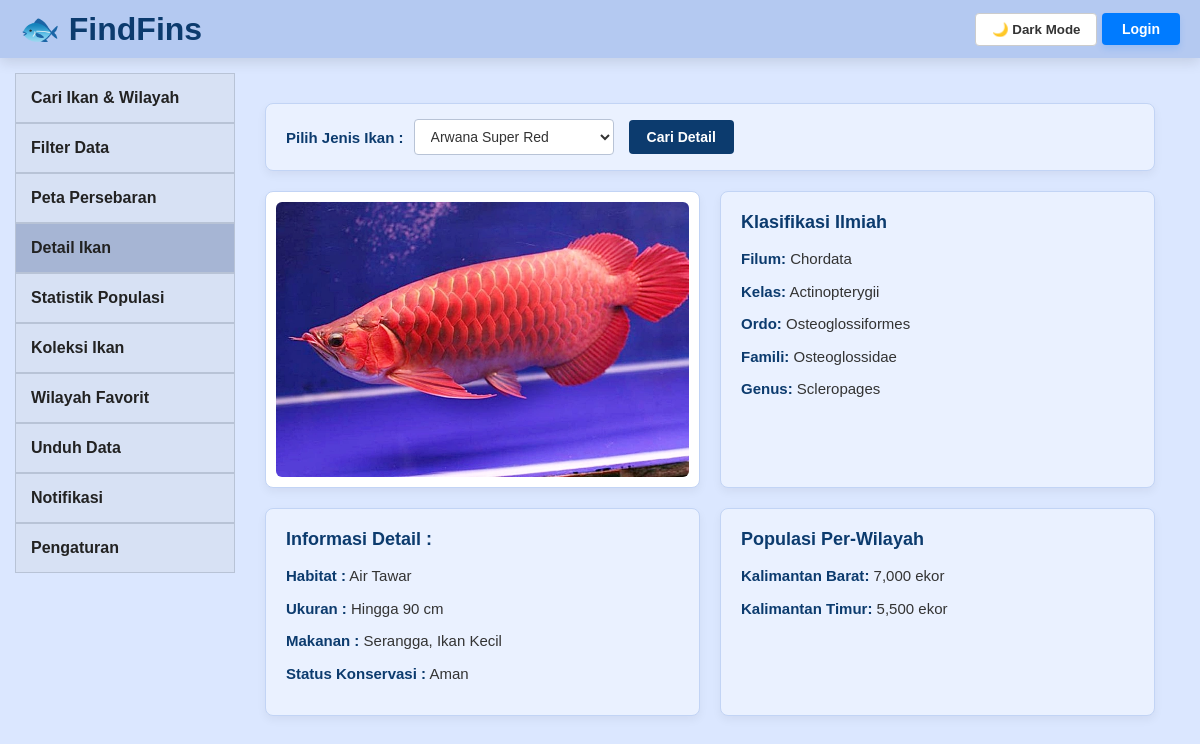
Screenshot of /pages/detail.php?fish_id=2 with the database file from the repository.
### tables this page shows
CREATE TABLE MsFishDetail (
    fish_id             INT AUTO_INCREMENT PRIMARY KEY,
    fish_name           VARCHAR(100) NOT NULL,
    phylum              VARCHAR(100) DEFAULT NULL,
    class_name          VARCHAR(100) DEFAULT NULL,
    order_name          VARCHAR(100) DEFAULT NULL,
    family              VARCHAR(100) DEFAULT NULL,
    genus               VARCHAR(100) DEFAULT NULL,
    habitat             VARCHAR(100) DEFAULT NULL,
    size_info           VARCHAR(150) DEFAULT NULL,
    food                VARCHAR(150) DEFAULT NULL,
    conservation_status enum('Aman','Rentan','Terancam','Kritis') DEFAULT 'Aman',
    fish_image          VARCHAR(255) DEFAULT NULL
);

CREATE TABLE MsFishGeo (
    geo_id      INT AUTO_INCREMENT PRIMARY KEY,
    fish_id     INT NOT NULL,
    island_id   INT NOT NULL,
    region_id   INT NOT NULL,
    population  INT DEFAULT 0,
    FOREIGN KEY (fish_id)   REFERENCES MsFishDetail(fish_id),
    FOREIGN KEY (island_id) REFERENCES MsIsland(island_id),
    FOREIGN KEY (region_id) REFERENCES MsRegion(region_id)
);

CREATE TABLE MsRegion (
    region_id   INT AUTO_INCREMENT PRIMARY KEY,
    island_id   INT NOT NULL,
    region_name VARCHAR(100) NOT NULL,
    FOREIGN KEY (island_id) REFERENCES MsIsland(island_id)
);

### pages/detail.php (the view, shortened to what this page needs)
<?php
$currentPage = 'detail';
require_once "../config/db.php";
$listFishQuery = mysqli_query($conn, "SELECT fish_id, fish_name FROM MsFishDetail ORDER BY fish_name ASC");
$fish_id = $_GET['fish_id'] ?? '';
$fishQuery = mysqli_query($conn, "
    SELECT
        fish_name, phylum, class_name, order_name, family,
        genus, habitat, size_info, food, conservation_status, fish_image
    FROM MsFishDetail
    WHERE fish_id = '".mysqli_real_escape_string($conn, $fish_id)."'
    LIMIT 1
");
$fishData = mysqli_fetch_assoc($fishQuery);
$geoQuery = mysqli_query($conn, "
    SELECT r.region_name, g.population
    FROM MsFishGeo g
    JOIN MsRegion r ON g.region_id = r.region_id
    WHERE g.fish_id = '".mysqli_real_escape_string($conn, $fish_id)."'
");
?>
<!DOCTYPE html>
<html lang="id">
<head>
    <link rel="stylesheet" href="../assets/css/detail.css">
</head>
<body>
    <div class="topbar">
        <div class="logo">
            <a href="../index.php">🐟 FindFins</a>
        </div>
        <div class="topbar-right">
            <button id="darkModeBtn">
            </button>
            <?php if (isset($_SESSION['username'])): ?>
                <span class="user-greeting">
                    Halo, <?= htmlspecialchars($_SESSION['username']) ?>
                </span>
            <?php else: ?>
                <a href="../login.php" class="btn-login">
                    Login
                </a>
            <?php endif; ?>
        </div>
    </div>
    <div class="page-container">
        <aside class="sidebar">
            <a href="search.php" class="<?= $currentPage == 'search' ? 'active' : '' ?>">Cari Ikan & Wilayah</a>
            <a href="filter.php" class="<?= $currentPage == 'filter' ? 'active' : '' ?>">Filter Data</a>
            <a href="peta.php" class="<?= $currentPage == 'peta' ? 'active' : '' ?>">Peta Persebaran</a>
            <a href="detail.php" class="<?= $currentPage == 'detail' ? 'active' : '' ?>">Detail Ikan</a>
            <a href="population.php" class="<?= $currentPage == 'population' ? 'active' : '' ?>">Statistik Populasi</a>
            <a href="collection.php" class="<?= $currentPage == 'collection' ? 'active' : '' ?>">Koleksi Ikan</a>
            <a href="favorite.php" class="<?= $currentPage == 'favorite' ? 'active' : '' ?>">Wilayah Favorit</a>
            <a href="download.php" class="<?= $currentPage == 'download' ? 'active' : '' ?>">Unduh Data</a>
            <a href="notification.php" class="<?= $currentPage == 'notification' ? 'active' : '' ?>">Notifikasi</a>
            <a href="setting.php" class="<?= $currentPage == 'setting' ? 'active' : '' ?>">Pengaturan</a>
        </aside>
        <main class="content">
            <div class="filter-wrapper">
                <form method="GET" action="">
                    <div class="form-group">
                        <label for="fish_id">Pilih Jenis Ikan :</label>
                        <select name="fish_id" id="fish_id">
                            <?php while($row = mysqli_fetch_assoc($listFishQuery)): ?>
                                <option value="<?= $row['fish_id'] ?>" <?= $fish_id == $row['fish_id'] ? 'selected' : '' ?>>
                                    <?= htmlspecialchars($row['fish_name']) ?>
                                </option>
                            <?php endwhile; ?>
                        </select>
                    </div>
                    <button type="submit" class="btn-submit">Cari Detail</button>
                </form>
            </div>
            <?php if ($fishData): ?>
                <div class="detail-grid">
                    <div class="card image-card">
                        <img src="../<?= htmlspecialchars($fishData['fish_image']) ?>" alt="<?= htmlspecialchars($fishData['fish_name']) ?>">
                    </div>
                    <div class="card classification-card">
                        <h3>Klasifikasi Ilmiah</h3>
                        <ul>
                            <li><strong>Filum:</strong> <?= htmlspecialchars($fishData['phylum'] ?? '-') ?></li>
                            <li><strong>Kelas:</strong> <?= htmlspecialchars($fishData['class_name'] ?? '-') ?></li>
                            <li><strong>Ordo:</strong> <?= htmlspecialchars($fishData['order_name'] ?? '-') ?></li>
                            <li><strong>Famili:</strong> <?= htmlspecialchars($fishData['family'] ?? '-') ?></li>
                            <li><strong>Genus:</strong> <?= htmlspecialchars($fishData['genus'] ?? '-') ?></li>
                        </ul>
                    </div>
                    <div class="card info-card">
                        <h3>Informasi Detail :</h3>
                        <ul>
                            <li><strong>Habitat :</strong> <?= htmlspecialchars($fishData['habitat'] ?? '-') ?></li>
                            <li><strong>Ukuran :</strong> <?= htmlspecialchars($fishData['size_info'] ?? '-') ?></li>
                            <li><strong>Makanan :</strong> <?= htmlspecialchars($fishData['food'] ?? '-') ?></li>
                            <li><strong>Status Konservasi :</strong> <?= htmlspecialchars($fishData['conservation_status'] ?? '-') ?></li>
                        </ul>
                    </div>
                    <div class="card population-card">
                        <h3>Populasi Per-Wilayah</h3>
                        <ul>
                            <?php if (mysqli_num_rows($geoQuery) > 0): ?>
                                <?php while($geo = mysqli_fetch_assoc($geoQuery)): ?>
                                    <li><strong><?= htmlspecialchars($geo['region_name']) ?>:</strong> <?= number_format($geo['population']) ?> ekor</li>
                                <?php endwhile; ?>
                            <?php else: ?>
                                <li>Data populasi wilayah belum tersedia.</li>
                            <?php endif; ?>
                        </ul>
                    </div>
                </div>
            <?php else: ?>
                <div class="card">
                    <p style="color: #222;">Data ikan dengan ID (<?= htmlspecialchars($fish_id) ?>) tidak ditemukan dalam database.</p>
                </div>
            <?php endif; ?>
        </main>
    </div>
</body>
</html>

### assets/css/detail.css (style rules this page uses)
* { margin:0; padding:0; box-sizing:border-box; font-family:Arial, sans-serif; transition: background 0.3s ease, color 0.3s ease, border-color 0.3s ease, box-shadow 0.3s ease; }
body { background: #dbe7ff; font-family: Arial, sans-serif; color: #E5F0FF; transition: background 0.3s, color 0.3s; }
.page-container { display: flex; padding: 15px; }
.topbar { display: flex; justify-content: space-between; align-items: center; background: #b4c9f1; padding: 10px 20px; box-shadow: 0 5px 12px rgba(0, 0, 0, 0.1); }
.sidebar { width: 220px; }
.sidebar a { display: block; padding: 15px; text-decoration: none; color: #222; border: 1px solid #b8c3d6; background: #d7e1f4; font-weight: bold; }
.active { background: #A6B5D4 !important; }
.content { flex: 1; padding: 30px; }
.logo { font-size: 32px; font-weight: 800; color: #0c3b6e; }
.logo a { text-decoration: none; color: #0c3b6e; }
#darkModeBtn { background: #fff; color: #333; border: 1px solid #ccc; padding: 8px 16px; border-radius: 4px; cursor: pointer; font-weight: bold; }
.btn-login { display: inline-block; background-color: #007bff; color: white; text-decoration: none; padding: 8px 20px; border-radius: 4px; font-weight: bold; font-size: 14px; box-shadow: 0 4px 6px rgba(0, 123, 255, 0.15); transition: background-color 0.2s; }
.detail-grid { display: grid; grid-template-columns: 1fr 1fr; gap: 20px; width: 100%; }
.card { background: #eaf1ff; border-radius: 8px; padding: 20px; box-shadow: 0 4px 10px rgba(0, 0, 0, 0.05); border: 1px solid #c2d4f5; }
.image-card { display: flex; justify-content: center; align-items: center; padding: 10px; background: #ffffff; }
.image-card img { max-width: 100%; height: auto; border-radius: 6px; object-fit: contain; }
.card h3 { font-size: 18px; color: #0c3b6e; margin-bottom: 15px; font-weight: bold; }
.card ul { list-style: none; padding: 0; margin: 0; }
.card ul li { font-size: 15px; color: #333; margin-bottom: 10px; line-height: 1.5; }
.card ul li strong { color: #0c3b6e; }
.filter-wrapper { background: #eaf1ff; padding: 15px 20px; border-radius: 8px; margin-bottom: 20px; border: 1px solid #c2d4f5; box-shadow: 0 4px 10px rgba(0, 0, 0, 0.05); }
.filter-wrapper form { display: flex; align-items: center; gap: 15px; flex-wrap: wrap; }
.form-group { display: flex; align-items: center; gap: 10px; }
.form-group label { font-weight: bold; color: #0c3b6e; font-size: 15px; }
.filter-wrapper select { padding: 8px 12px; font-size: 14px; border-radius: 4px; border: 1px solid #b8c3d6; background: #fff; color: #333; outline: none; min-width: 200px; cursor: pointer; }
.btn-submit { background: #0c3b6e; color: #fff; border: none; padding: 9px 18px; font-size: 14px; font-weight: bold; border-radius: 4px; cursor: pointer; transition: background 0.2s ease; }

### rows the page displays
msfishdetail: fish_image (picture), phylum "Chordata", class_name "Actinopterygii", order_name "Osteoglossiformes", family "Osteoglossidae", genus "Scleropages", habitat "Air Tawar", size_info "Hingga 90 cm", food "Serangga, Ikan Kecil", conservation_status "Aman"
msfishgeo: region.region_name "Kalimantan Barat", population "7,000"
msfishgeo: region.region_name "Kalimantan Timur", population "5,500"

### other values shown
form field fish_id "Arwana Super Red"
